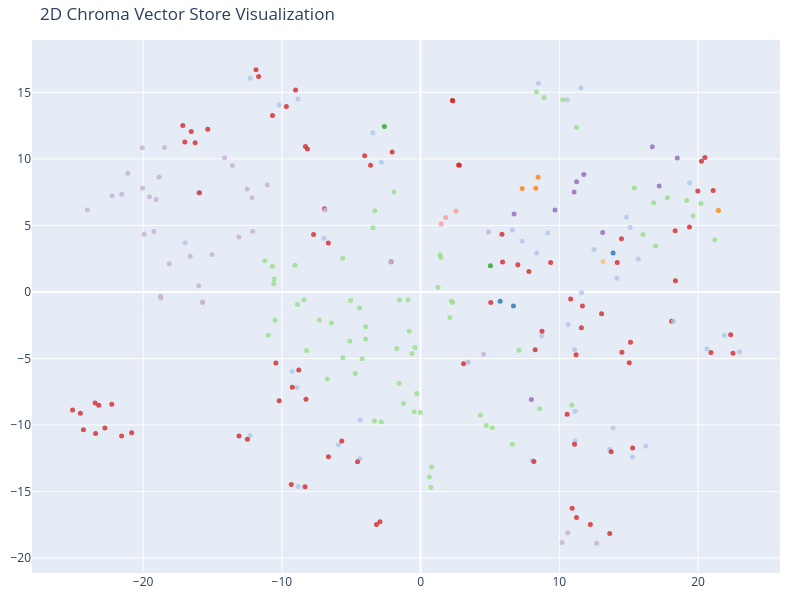

Notebook code cell kept with this figure:
### Code cell
tsne = TSNE(n_components=2, random_state=42)
reduced_vectors = tsne.fit_transform(vectors)

# Create the 2D scatter plot
fig = go.Figure(data=[go.Scatter(
    x=reduced_vectors[:, 0],
    y=reduced_vectors[:, 1],
    mode='markers',
    marker=dict(size=5, color=colors, opacity=0.8),
    text=[f"Type: {t}<br>Text: {d[:100]}..." for t, d in zip(doc_types, documents)],
    hoverinfo='text'
)])

fig.update_layout(title='2D Chroma Vector Store Visualization',
    scene=dict(xaxis_title='x',yaxis_title='y'),
    width=800,
    height=600,
    margin=dict(r=20, b=10, l=10, t=40)
)

fig.show()

### Figure 1 — Plotly figure (JSON) as saved in the notebook; plotly's stock layout.template omitted (floating-point values rounded to 4 significant figures; data arrays with more than 128 entries replaced by an {"elided": "..."} marker saying what was removed)
{"data": [{"hoverinfo": "text", "marker": {"color": {"elided": "255 str values"}, "opacity": 0.8, "size": 5}, "mode": "markers", "text": {"elided": "255 str values"}, "type": "scatter", "x": {"elided": "255 float values"}, "y": {"elided": "255 float values"}}], "layout": {"height": 600, "margin": {"b": 10, "l": 10, "r": 20, "t": 40}, "scene": {"xaxis": {"title": {"text": "x"}}, "yaxis": {"title": {"text": "y"}}}, "title": {"text": "2D Chroma Vector Store Visualization"}, "width": 800}}
